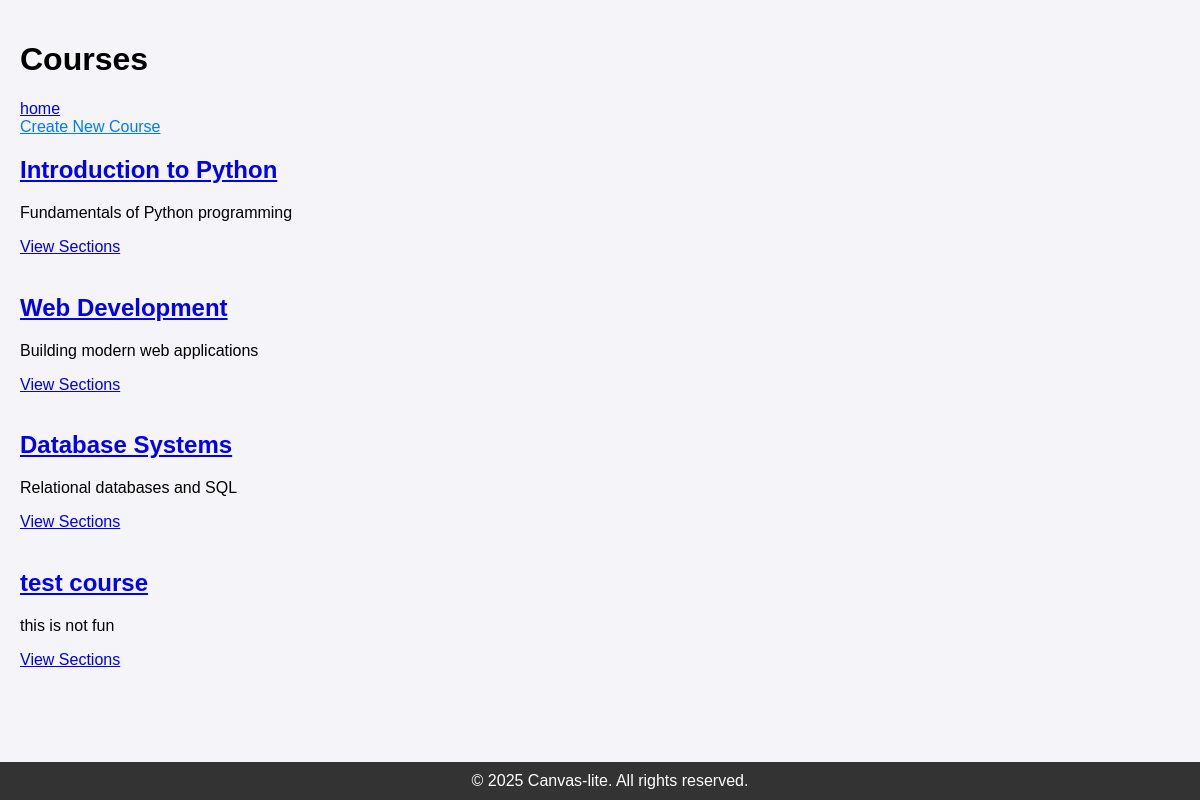
Page /sudo/course/ (signed in) on the earlier database version.
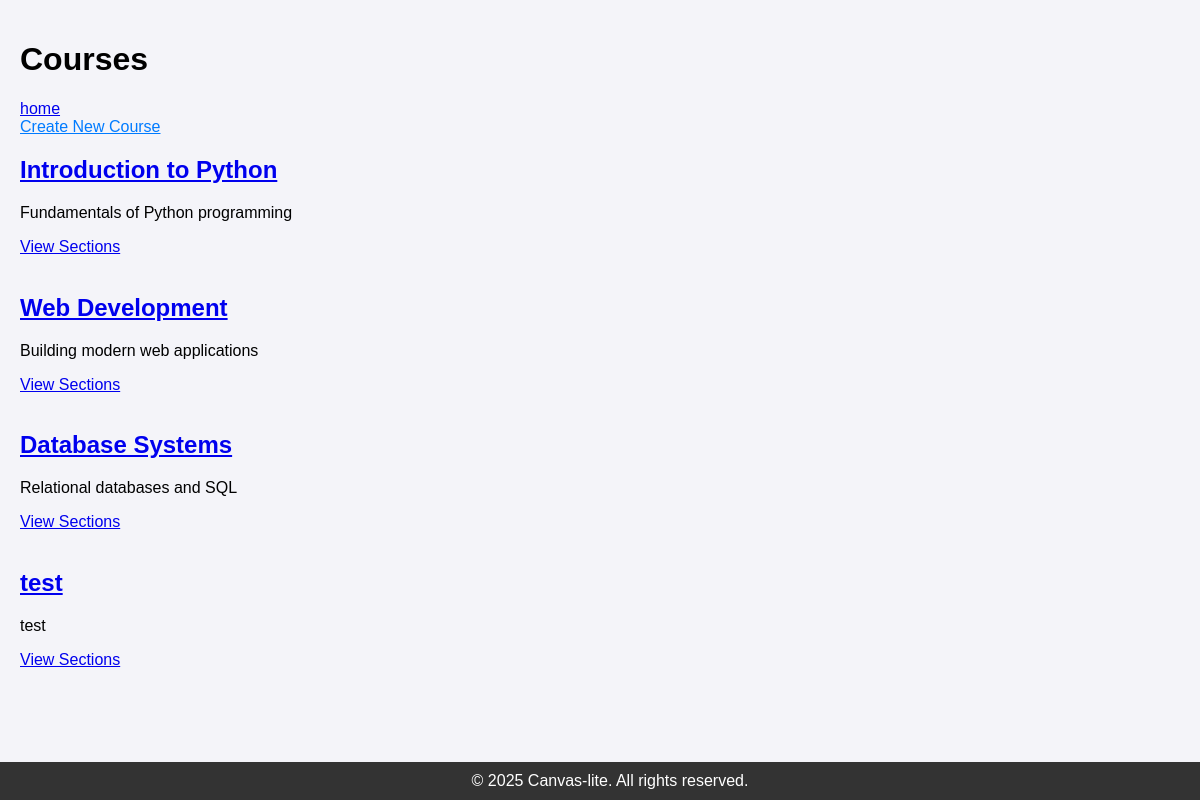
Same page on the later database version.
### webapp/models/courses.py (models this page shows, shortened)
class Course(models.Model):
    name = models.CharField(default=None, max_length=50)
    description = models.TextField(blank=True)

### webapp/views/admin.py (the view)
# urls.py: path('sudo/course/', views.courses_list, name='courses_list'),
@in_groups(["Admin"])
def courses_list(request):
    courses = Course.objects.prefetch_related('sections').all()
    return render(request, 'admin_pages/list_course.html', {'courses': courses})

### webapp/views/admin.py (called while the page is built)
def in_groups(group_names):
    def check(user):
        return user.groups.filter(name__in=group_names).exists()
    return user_passes_test(check)

### templates/admin_pages/list_course.html (shortened to what this page needs)
{% extends "master.html" %}
{% load static %}
{% load site_tags %}
{% block content %}
    <h1>Courses</h1>
    <a href="{% url 'admin_home' %}">home</a><br>
    <a href="{% url 'create_model' model_name="course" %}" class="btn">Create New Course</a>
    {% for course in courses %}
        <div class="course-card">
            <h2>
                <a href="{% url 'edit_model' 'course' course.id %}">{{ course.name }}</a>
            </h2>
            <p>{{ course.description }}</p>
                <a href="{% url 'sections_list' 'course' course.id %}">View Sections</a>
        </div>
        <br>
    {% endfor %}
{% endblock %}

Differences in the rows shown:
removed Course: name "test course", description "this is not fun"
added Course: name "test", description "test"
